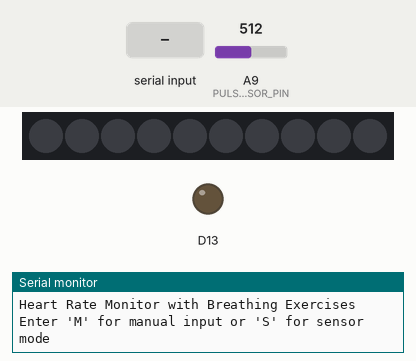
The sketch below on a simulated Adafruit Circuit Playground Express. Shown: 10 RGB LEDs in strip order, left to right, output pins drawn as LEDs (lit = HIGH), the last lines printed to the serial monitor. The inputs (shaded band) are chosen by the test bench; at power-on: A9 (PULSE_SENSOR_PIN) = 512. Dim RGB values are drawn brighter than linear.

Above: at 1.2 s.
1.3 s: "M90\n" received over Serial
At 3.9 s:
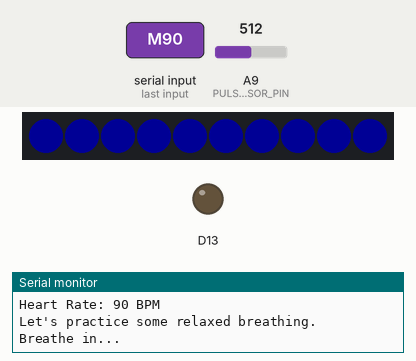
At 5.51 s:
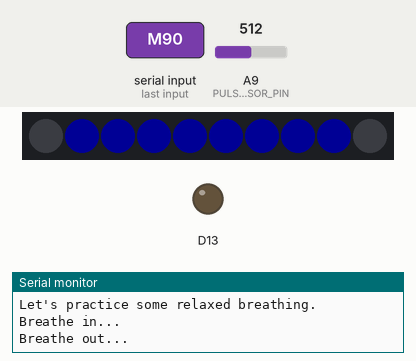
Timing chart, 0 to 7.0 s (numbered marks = the images above; inputs shaded):
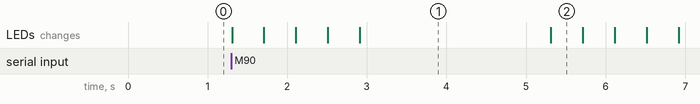

Measured:
- after the input at 1.3 s, the LEDs: first change at once (image 1 shows a later state)
- what the display in image 1 shows lasts 2.4 s, from 2.9 s to 5.3 s
- what the display in image 2 shows lasts 0.4 s, from 5.3 s to 5.7 s

The sketch:

adafruit.playground.termproject.ino
```cpp
#include <PulseSensorPlayground.h>

#include <Adafruit_CircuitPlayground.h>

const int PULSE_SENSOR_PIN = A9;
const int NUM_LEDS = 10;
const int LOW_HR = 60;
const int MEDIUM_HR_LOW = 80;
const int MEDIUM_HR_HIGH = 99;
const int HIGH_HR = 100;

int heartRate = 0;
int rawPulseValue = 0;
unsigned long lastBeatTime = 0;
int beatCounter = 0;
const int BEAT_THRESHOLD = 550;
bool manualInputMode = false;

void setup() {
  CircuitPlayground.begin();
  Serial.begin(9600);
  Serial.println("Heart Rate Monitor with Breathing Exercises");
  Serial.println("Enter 'M' for manual input or 'S' for sensor mode");
}

void loop() {
  checkForModeChange();

  if (manualInputMode) {
    readManualInput();
  } else {
    readPulseSensor();
  }

  if (heartRate > 0) {
    displayHeartRate(heartRate);
    provideBreathingExercise(heartRate);
    heartRate = 0; // Reset for next reading
  }
}

void checkForModeChange() {
  if (Serial.available() > 0) {
    char input = Serial.read();
    if (input == 'M' || input == 'm') {
      manualInputMode = true;
      Serial.println("Switched to manual input mode. Enter heart rate:");
    } else if (input == 'S' || input == 's') {
      manualInputMode = false;
      Serial.println("Switched to sensor mode");
    }
  }
}

void readManualInput() {
  if (Serial.available() > 0) {
    int input = Serial.parseInt();
    if (input > 0) {
      heartRate = input;
      Serial.print("Manual heart rate input: ");
      Serial.println(heartRate);
    }
  }
}
 void readPulseSensor() {
   rawPulseValue = analogRead(PULSE_SENSOR_PIN);
   if (rawPulseValue > BEAT_THRESHOLD && millis() - lastBeatTime > 300) {
     beatCounter++;
     lastBeatTime = millis();
     Serial.print("Beat detected! Count: ");
     Serial.println(beatCounter);

     if (beatCounter == 10) {
       unsigned long tenBeatDuration = millis() - lastBeatTime;
       heartRate = (60000 / tenBeatDuration) * 10;
       beatCounter = 0;
     }
 }
}


void displayHeartRate(int rate) {
  Serial.print("Heart Rate: ");
  Serial.print(rate);
  Serial.println(" BPM");
  if (rate >= HIGH_HR) {
    displayStressLevel(255, 0, 0);  // Red for high heart rate (100 and above)
  } else if (rate >= MEDIUM_HR_LOW && rate <= MEDIUM_HR_HIGH) {
    displayStressLevel(255, 255, 0);  // Yellow for medium heart rate (80-99)
  } else if (rate < LOW_HR) {
    displayStressLevel(0, 255, 0);  // Green for low heart rate (below 60)
  } else {
    displayStressLevel(0, 0, 255);  // Blue for heart rate between 60-79
  }
}

void displayStressLevel(int r, int g, int b) {
  for (int i = 0; i < NUM_LEDS; i++) {
    CircuitPlayground.setPixelColor(i, r, g, b);
  }
}

void provideBreathingExercise(int rate) {
  int breathDuration;
  if (rate >= HIGH_HR) {
    breathDuration = 6000;  // 3 seconds for high stress
    Serial.println("Let's do some deep breathing to calm down.");
  } else if (rate >= MEDIUM_HR_LOW) {
    breathDuration = 4000;  // 4 seconds for medium stress
    Serial.println("Let's practice some relaxed breathing.");
  } else {
    breathDuration = 3000;  // 5 seconds for low stress
    Serial.println("Your heart rate is good. Let's maintain this calm state.");
  }
  for (int cycle = 0; cycle < 3; cycle++) {
    breatheIn(breathDuration);
    breatheOut(breathDuration);
  }
}

void breatheIn(int duration) {
  Serial.println("Breathe in...");
  for (int i = 0; i < NUM_LEDS; i++) {
    CircuitPlayground.setPixelColor(i, 0, 0, 255);  // Blue for inhale
    CircuitPlayground.setPixelColor(NUM_LEDS - 1 - i, 0, 0, 255);
    delay(duration / NUM_LEDS);
  }
}

void breatheOut(int duration) {
  Serial.println("Breathe out...");
  for (int i = NUM_LEDS - 1; i >= 0; i--) {
    CircuitPlayground.setPixelColor(i, 0, 0, 0);  // Turn off LEDs for exhale
    CircuitPlayground.setPixelColor(NUM_LEDS - 1 - i, 0, 0, 0);
    delay(duration / NUM_LEDS);
  }
}
```
